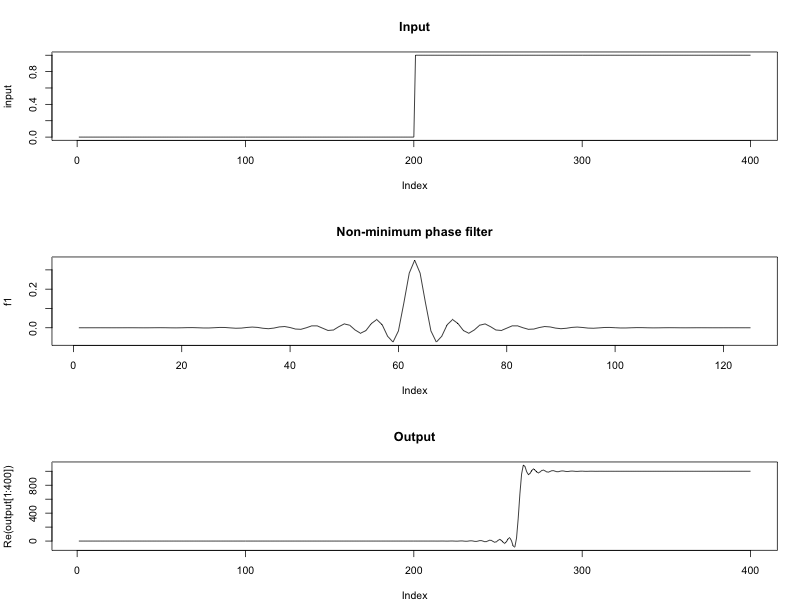

The R source for this figure:
#29931

library("signal")

N <- 125

f1 <- remez(N - 1, c(0, 0.3, 0.4, 1), c(1, 1, 0, 0))
#    plot(f1,type="l")

input <- c(c(array(0, c(1,200)),array(1, c(1,200))))

F1 <- fft(c(f1, array(0,c(1,1000-length(f1)))))
INPUT <- fft(c(input, array(0,c(1,1000-length(input)))))

OUTPUT <- F1*INPUT
output <- fft(OUTPUT, inverse = TRUE)

par(mfrow = c(3,1))
plot(input, type="l")
title("Input")
plot(f1, type="l")
title("Non-minimum phase filter")
plot(Re(output[1:400]), type="l")
title('Output')
